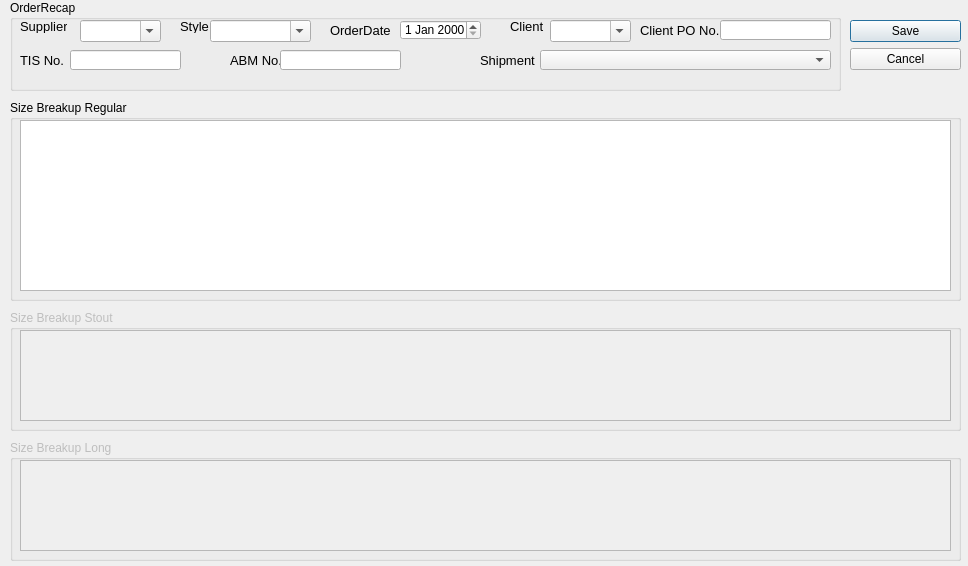
<?xml version="1.0" encoding="UTF-8"?>
<ui version="4.0">
 <class>Dialog_New_Order</class>
 <widget class="QDialog" name="Dialog_New_Order">
  <property name="geometry">
   <rect>
    <x>0</x>
    <y>0</y>
    <width>968</width>
    <height>566</height>
   </rect>
  </property>
  <property name="windowTitle">
   <string>New Order</string>
  </property>
  <widget class="QGroupBox" name="groupBox">
   <property name="geometry">
    <rect>
     <x>10</x>
     <y>0</y>
     <width>831</width>
     <height>91</height>
    </rect>
   </property>
   <property name="title">
    <string>OrderRecap</string>
   </property>
   <widget class="QComboBox" name="comb_supplier">
    <property name="enabled">
     <bool>true</bool>
    </property>
    <property name="geometry">
     <rect>
      <x>70</x>
      <y>20</y>
      <width>81</width>
      <height>22</height>
     </rect>
    </property>
    <property name="editable">
     <bool>true</bool>
    </property>
   </widget>
   <widget class="QLabel" name="lb_supplier_new_order">
    <property name="geometry">
     <rect>
      <x>10</x>
      <y>20</y>
      <width>47</width>
      <height>13</height>
     </rect>
    </property>
    <property name="font">
     <font>
      <pointsize>10</pointsize>
     </font>
    </property>
    <property name="text">
     <string>Supplier</string>
    </property>
   </widget>
   <widget class="QLabel" name="lb_style_new_order">
    <property name="geometry">
     <rect>
      <x>170</x>
      <y>20</y>
      <width>47</width>
      <height>13</height>
     </rect>
    </property>
    <property name="font">
     <font>
      <pointsize>10</pointsize>
     </font>
    </property>
    <property name="text">
     <string>Style</string>
    </property>
   </widget>
   <widget class="QComboBox" name="comb_style">
    <property name="enabled">
     <bool>true</bool>
    </property>
    <property name="geometry">
     <rect>
      <x>200</x>
      <y>20</y>
      <width>101</width>
      <height>22</height>
     </rect>
    </property>
    <property name="editable">
     <bool>true</bool>
    </property>
   </widget>
   <widget class="QLabel" name="lb_recap_8">
    <property name="geometry">
     <rect>
      <x>320</x>
      <y>20</y>
      <width>61</width>
      <height>21</height>
     </rect>
    </property>
    <property name="font">
     <font>
      <pointsize>10</pointsize>
     </font>
    </property>
    <property name="text">
     <string>OrderDate</string>
    </property>
   </widget>
   <widget class="QDateEdit" name="dateE_orderdate">
    <property name="geometry">
     <rect>
      <x>390</x>
      <y>20</y>
      <width>81</width>
      <height>20</height>
     </rect>
    </property>
   </widget>
   <widget class="QLabel" name="lb_recap_4">
    <property name="geometry">
     <rect>
      <x>220</x>
      <y>50</y>
      <width>51</width>
      <height>21</height>
     </rect>
    </property>
    <property name="font">
     <font>
      <pointsize>10</pointsize>
     </font>
    </property>
    <property name="text">
     <string>ABM No.</string>
    </property>
   </widget>
   <widget class="QLineEdit" name="lin_abmno">
    <property name="geometry">
     <rect>
      <x>270</x>
      <y>50</y>
      <width>121</width>
      <height>20</height>
     </rect>
    </property>
   </widget>
   <widget class="QLabel" name="lb_recap_5">
    <property name="geometry">
     <rect>
      <x>630</x>
      <y>20</y>
      <width>101</width>
      <height>21</height>
     </rect>
    </property>
    <property name="font">
     <font>
      <pointsize>10</pointsize>
     </font>
    </property>
    <property name="text">
     <string>Client PO No.</string>
    </property>
   </widget>
   <widget class="QLineEdit" name="lin_ctmno">
    <property name="geometry">
     <rect>
      <x>710</x>
      <y>20</y>
      <width>111</width>
      <height>20</height>
     </rect>
    </property>
   </widget>
   <widget class="QLabel" name="lb_recap_7">
    <property name="geometry">
     <rect>
      <x>470</x>
      <y>40</y>
      <width>117</width>
      <height>41</height>
     </rect>
    </property>
    <property name="font">
     <font>
      <pointsize>10</pointsize>
     </font>
    </property>
    <property name="text">
     <string>Shipment</string>
    </property>
   </widget>
   <widget class="QComboBox" name="comb_shipment">
    <property name="geometry">
     <rect>
      <x>530</x>
      <y>50</y>
      <width>291</width>
      <height>20</height>
     </rect>
    </property>
   </widget>
   <widget class="QLabel" name="lb_recap_6">
    <property name="geometry">
     <rect>
      <x>10</x>
      <y>50</y>
      <width>51</width>
      <height>21</height>
     </rect>
    </property>
    <property name="font">
     <font>
      <pointsize>10</pointsize>
     </font>
    </property>
    <property name="text">
     <string>TIS No.</string>
    </property>
   </widget>
   <widget class="QLineEdit" name="lin_tisno">
    <property name="geometry">
     <rect>
      <x>60</x>
      <y>50</y>
      <width>111</width>
      <height>20</height>
     </rect>
    </property>
   </widget>
   <widget class="QLabel" name="lb_supplier_new_order_2">
    <property name="geometry">
     <rect>
      <x>500</x>
      <y>20</y>
      <width>47</width>
      <height>13</height>
     </rect>
    </property>
    <property name="font">
     <font>
      <pointsize>10</pointsize>
     </font>
    </property>
    <property name="text">
     <string>Client</string>
    </property>
   </widget>
   <widget class="QComboBox" name="comb_client">
    <property name="enabled">
     <bool>true</bool>
    </property>
    <property name="geometry">
     <rect>
      <x>540</x>
      <y>20</y>
      <width>81</width>
      <height>22</height>
     </rect>
    </property>
    <property name="editable">
     <bool>true</bool>
    </property>
   </widget>
  </widget>
  <widget class="QGroupBox" name="groupB_size_1">
   <property name="enabled">
    <bool>true</bool>
   </property>
   <property name="geometry">
    <rect>
     <x>10</x>
     <y>100</y>
     <width>951</width>
     <height>201</height>
    </rect>
   </property>
   <property name="title">
    <string>Size Breakup Regular</string>
   </property>
   <widget class="QTableWidget" name="tableW_size_1">
    <property name="geometry">
     <rect>
      <x>10</x>
      <y>20</y>
      <width>931</width>
      <height>171</height>
     </rect>
    </property>
   </widget>
  </widget>
  <widget class="QDialogButtonBox" name="buttonBox">
   <property name="geometry">
    <rect>
     <x>850</x>
     <y>20</y>
     <width>111</width>
     <height>81</height>
    </rect>
   </property>
   <property name="orientation">
    <enum>Qt::Vertical</enum>
   </property>
   <property name="standardButtons">
    <set>QDialogButtonBox::Cancel|QDialogButtonBox::Save</set>
   </property>
  </widget>
  <widget class="QGroupBox" name="groupB_size_2">
   <property name="enabled">
    <bool>false</bool>
   </property>
   <property name="geometry">
    <rect>
     <x>10</x>
     <y>310</y>
     <width>951</width>
     <height>121</height>
    </rect>
   </property>
   <property name="title">
    <string>Size Breakup Stout</string>
   </property>
   <widget class="QTableWidget" name="tableW_size_2">
    <property name="geometry">
     <rect>
      <x>10</x>
      <y>20</y>
      <width>931</width>
      <height>91</height>
     </rect>
    </property>
   </widget>
  </widget>
  <widget class="QGroupBox" name="groupB_size_3">
   <property name="enabled">
    <bool>false</bool>
   </property>
   <property name="geometry">
    <rect>
     <x>10</x>
     <y>440</y>
     <width>951</width>
     <height>121</height>
    </rect>
   </property>
   <property name="title">
    <string>Size Breakup Long</string>
   </property>
   <widget class="QTableWidget" name="tableW_size_3">
    <property name="geometry">
     <rect>
      <x>10</x>
      <y>20</y>
      <width>931</width>
      <height>91</height>
     </rect>
    </property>
   </widget>
  </widget>
 </widget>
 <resources/>
 <connections>
  <connection>
   <sender>buttonBox</sender>
   <signal>accepted()</signal>
   <receiver>Dialog_New_Order</receiver>
   <slot>accept()</slot>
   <hints>
    <hint type="sourcelabel">
     <x>248</x>
     <y>254</y>
    </hint>
    <hint type="destinationlabel">
     <x>157</x>
     <y>274</y>
    </hint>
   </hints>
  </connection>
  <connection>
   <sender>buttonBox</sender>
   <signal>rejected()</signal>
   <receiver>Dialog_New_Order</receiver>
   <slot>reject()</slot>
   <hints>
    <hint type="sourcelabel">
     <x>316</x>
     <y>260</y>
    </hint>
    <hint type="destinationlabel">
     <x>286</x>
     <y>274</y>
    </hint>
   </hints>
  </connection>
 </connections>
</ui>
